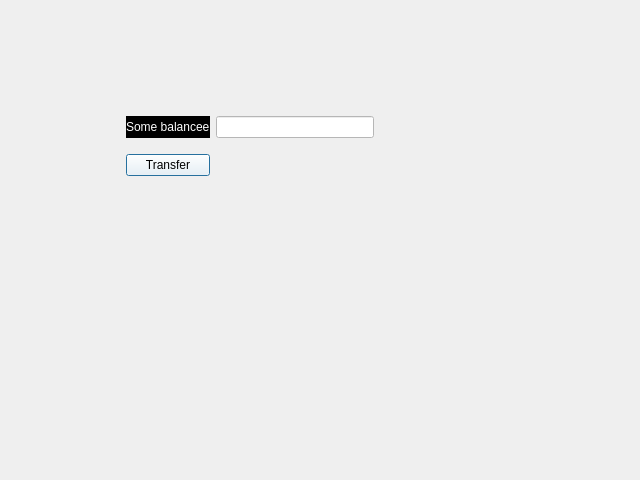
<?xml version="1.0" encoding="UTF-8"?>
<ui version="4.0">
 <class>personal_cabinet</class>
 <widget class="QDialog" name="personal_cabinet">
  <property name="geometry">
   <rect>
    <x>0</x>
    <y>0</y>
    <width>640</width>
    <height>480</height>
   </rect>
  </property>
  <property name="windowTitle">
   <string>Dialog</string>
  </property>
  <widget class="QStackedWidget" name="stackedWidget">
   <property name="geometry">
    <rect>
     <x>120</x>
     <y>100</y>
     <width>260</width>
     <height>92</height>
    </rect>
   </property>
   <property name="sizePolicy">
    <sizepolicy hsizetype="Maximum" vsizetype="Maximum">
     <horstretch>0</horstretch>
     <verstretch>0</verstretch>
    </sizepolicy>
   </property>
   <widget class="QWidget" name="page">
    <widget class="QWidget" name="">
     <property name="geometry">
      <rect>
       <x>6</x>
       <y>6</y>
       <width>248</width>
       <height>80</height>
      </rect>
     </property>
     <layout class="QGridLayout" name="gridLayout">
      <item row="0" column="0">
       <widget class="QLabel" name="balanceLabel">
        <property name="styleSheet">
         <string notr="true">color:white;
background-color:black;</string>
        </property>
        <property name="text">
         <string>Some balancee</string>
        </property>
       </widget>
      </item>
      <item row="0" column="1">
       <widget class="QLineEdit" name="superMegaLineEdit">
        <property name="styleSheet">
         <string notr="true">background-color:white;</string>
        </property>
        <property name="readOnly">
         <bool>true</bool>
        </property>
       </widget>
      </item>
      <item row="1" column="0">
       <widget class="QPushButton" name="pushButton">
        <property name="styleSheet">
         <string notr="true">background-color:white;
</string>
        </property>
        <property name="text">
         <string>Transfer</string>
        </property>
       </widget>
      </item>
     </layout>
    </widget>
   </widget>
   <widget class="QWidget" name="page_2"/>
  </widget>
 </widget>
 <resources/>
 <connections/>
</ui>
